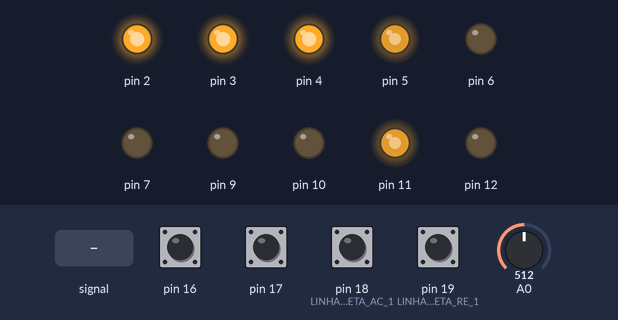
Bench run of a sketch on a simulated Arduino Uno, built with avr-gcc and run on an emulated ATmega328P. Parts: output pins drawn as LEDs (lit = HIGH). Dashed ring = blinking. The test bench sets the inputs (shaded band); at power-on: pin 16, pin 17, pin 18 (LINHA_RETA_AC_1), pin 19 (LINHA_RETA_RE_1) HIGH, A0 = 512.

Above: at 0.8 s.
0.9 s: A0 fed a 200 Hz sine of ±255 counts around its level
At 2.3 s:
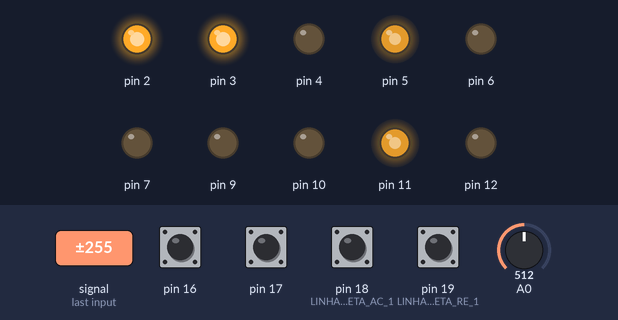
3.9 s: A0 set to 716
At 4.4 s:
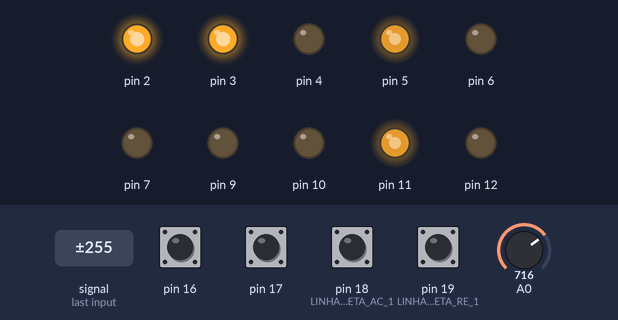
6.9 s: pin 18 (LINHA_RETA_AC_1) pulled LOW for 0.15 s
At 9.7 s:
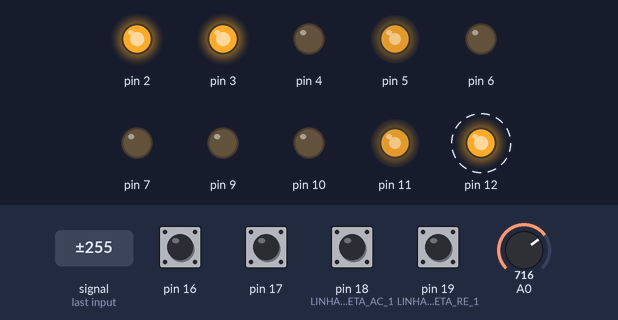
10.0 s: pin 19 (LINHA_RETA_RE_1) pulled LOW for 0.15 s
At 10.07 s:
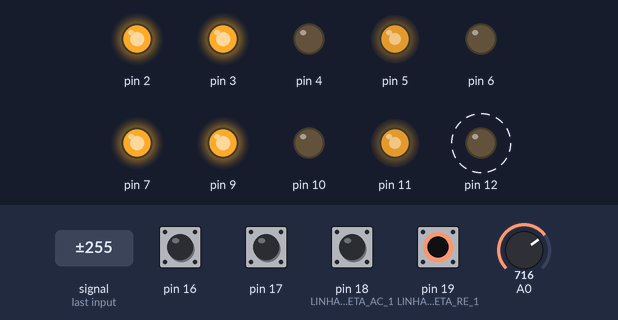
13.0 s: pin 18 (LINHA_RETA_AC_1) pulled LOW for 1 s
At 13.7 s:
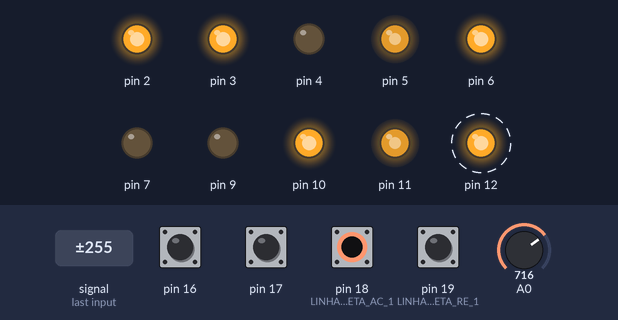
Timing chart, 0 to 17.0 s (numbered marks = the images above; inputs shaded):
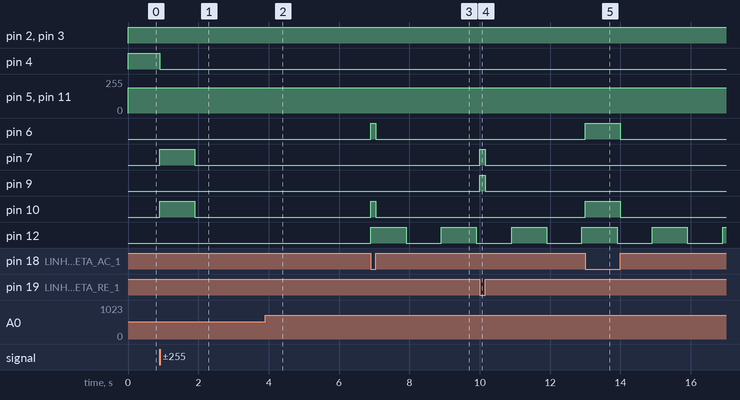

Measured:
- after the input at 0.9 s, pin 4: HIGH → LOW at once; pin 7, pin 10: LOW → HIGH at once, → LOW 1.0 s later; pin 12: stays LOW (without the input it goes to HIGH after 0.10 s)
- after the input at 3.9 s, pin 3: stays HIGH (without the input it goes to LOW after 2.0 s); pin 7, pin 10: stays LOW (without the input it goes to HIGH after 2.0 s)
- after the input at 6.9 s, pin 6, pin 10: LOW → HIGH at once, → LOW 0.15 s later
- after the input at 10.0 s, pin 7, pin 9: LOW → HIGH at once, → LOW 0.15 s later
- after the input at 13.0 s, pin 6, pin 10: LOW → HIGH at once, → LOW 1.0 s later

The sketch:

giganteMDF.ino
```cpp
/**
 * @file giganteMDF.ino
 * @brief Gigante-De-MDF Main
 * @author Gustavo Lucio | Gustavo Nusch | Lucas Faria | Rafaela Pinheiro
 * @see https://github.com/Nuschhz/Gigante-de-MDF
 * @date 23-11-2023
 */
#define F_CPU 16000000UL;/**< Definição da CPU para 16MHz.*/
#include <avr/io.h>/**< Inclusão da biblioteca avr/io.*/
#include <avr/interrupt.h>/**< Inclusão da biblioteca avr/interrupt.*/

#define _BV(n) (1<<n)/**< Macro que insere o valor em um determinado BIT.*/
#define ALTERNA_BIT(PORT,BIT) PORT ^= (1<<BIT)/**< Macro que alterna o valor em um determinado BIT entre 0 e 1.*/
#define LIMPA_BIT(PORT, BIT) PORT &= ~(1<<BIT)/**< Macro que limpa o determinado BIT.*/

#define LINHA_RETA_AC_1 (!(PINC & _BV(PC4)) && (PINC & _BV(PC2)) && (PINC & _BV(PC3)))
#define LINHA_RETA_AC_2 (!(PINC & _BV(PC4)) && !(PINC & _BV(PC2)) && !(PINC & _BV(PC3)))
#define LINHA_RETA_AC LINHA_RETA_AC_1 || LINHA_RETA_AC_2/**< Definição da condição para linha reta durante a aceleração caso dois botões, ou nenhum, estejam pressionados.*/

#define LINHA_RETA_RE_1 (!(PINC & _BV(PC5)) && (PINC & _BV(PC2)) && (PINC & _BV(PC3)))
#define LINHA_RETA_RE_2 (!(PINC & _BV(PC5)) && !(PINC & _BV(PC2)) && !(PINC & _BV(PC3)))
#define LINHA_RETA_RE LINHA_RETA_RE_1 || LINHA_RETA_RE_2/**< Definição da condição para linha reta durante a ré caso dois botões, ou nenhum, estejam pressionados.*/

uint16_t adcValue = 500;/**< Variável de comparação ADC inicializada em 500 para evitar que um dano seja tomado na primeira chamada.*/
volatile uint8_t danoRecebido;/**< Variável correspondente ao dano recebido pelo Gigante de MDF.*/
volatile uint8_t vidasTotais;/**< Váriavel responsável pelas vidas máximas do Gigante de MDF.*/
char flag;/**< Variável que controla se o Gigante está funcionando ou não.*/

/**
 *@brief Interrupção para cada comparação do Timer1.
 *
 *Esta interrupção é chamada sempre que o registrador <b> TCNT1 </b> atinge o registrador de topo <b> OCR1A </b>.
 *Caso a <b> flag </b> de funcionamento esteja ativa, o laser irá atirar de 1 em 1 segundo.
*/
ISR(TIMER1_COMPA_vect){
	if(flag == 1){
		ALTERNA_BIT(PORTB, PB4);
		TCNT1 = 0;
	}else{
		LIMPA_BIT(PORTB, PB4);
	}
}
/**
 *@brief Interrupção para cada conversão ADC.
 *
 *Esta interrupção é chamada sempre ocorre uma conversão analógica para digital.
 *Ela armazena o valor do registro <b> ADC </b> na variável <b> adcValue </b>.
*/
ISR(ADC_vect){
	adcValue = ADC;
}
/**
 *@brief Função que desativa as operações do Gigante de MDF.
 *
 *Esta função desativa o robô após ele ter sido atingido 3 vezes.
 *Desativando todas as variáveis de funcionamento.
 *@code {.C}
 * cli();//desabilita as interrupções globais.
 * adcValue = 0;//zera o valor da variável de conversão analógica.
 * PORTB |= 0;//zera todos os bits do PORTB.
 * PORTD |= 0;//zera todos os bits do PORTD.
 * flag = 0;//zera o valor da variável de funcionamento.
 *@endcode
*/
void desliga(){
	cli();
	adcValue = 0;
	PORTB |= 0;
	PORTD |= 0;
	flag = 0;
}
/**
 *@brief Função que realiza o giro de 180° do Gigante de MDF.
 *
 *Esta Função ativa os BITS para sentido anti-horário dos motores.
 *Também espera o tempo de 5 segundos alterando o modo de funcionamento do <b> Timer1 </b>.
 * @code {.C}
 * TCCR1A = 0;//define o Timer1 para modo de operação normal.
 * TCNT1 = 0;//zera o registro contador.
 * while(TCNT1 <= 15625);//delay de 1 segundo
 * //...
 * TCNT1 = 0;//zera o registro contador.
 * while(TCNT1 <= 62500);//delay de 4 segundos
 * //...
 * @endcode
*/
void giro(){
	PORTB &= ~0x02;
	PORTD &= ~0x40;
  PORTB |= _BV(PB2);
	PORTD |= _BV(PD7);
	TCCR1A = 0;
	TCNT1 = 0;
	while(TCNT1 <= 15625);
  LIMPA_BIT(PORTB, PB2);
  LIMPA_BIT(PORTD, PD7);
  TCNT1 = 0;
	while(TCNT1 <= 62500);
	piscaLaser();
	sei();
}
/**
 *@brief Função que administra o dano recebido pelo Gigante de MDF.
 *
 *Esta Função contabiliza os danos recebidos pelo Gigante.
 *Para cada dano recebido, é alternado o BIT dos leds de vida para que estas sejam decrementadas e o laser do Gigante é desativado.
 *Ao receber 3 danos, são executadas as funções de <b>giro</b> e <b>desliga</b>.
 *
*/
void dano(){
	flag = 0;
	danoRecebido++;
	char vidasAtuais = vidasTotais - danoRecebido;
	if(vidasAtuais >= 2){
		ALTERNA_BIT(PORTD,PD4);
		LIMPA_BIT(PORTB, PB4);
		giro();
		flag = 1;
	}else if(vidasAtuais >= 1){
		ALTERNA_BIT(PORTD,PD3);
		LIMPA_BIT(PORTB, PB4);
		giro();
		flag = 1;
	}else if(vidasAtuais >= 0){
		ALTERNA_BIT(PORTD,PD2);
		LIMPA_BIT(PORTB, PB4);
    giro();
    desliga();
	}
}
/**
 *@brief Função que faz o Gigante de MDF acelerar.
 *
 *Esta Função é responsável por acelerar os motores do Gigante.
 *Cada <b>while()</b> faz com que o robô tome certa direção.
 *
 * @code {.C}
 * while(!(PINC & _BV(PC2))){
 * //curva para esquerda
 * }
 * while(!(PINC & _BV(PC3))){
 * //curva para direita
 * }
 * while(LINHA_RETA_AC){
 * //segue em linha reta para frente
 * }
 * @endcode
*/
void acelera(){
	while(!(PINC & _BV(PC2))){
		leituraADC();
		PORTD |= _BV(PD6);
	}
	while(!(PINC & _BV(PC3))){
		leituraADC();
    PORTB |= _BV(PB2);
	}
	while(LINHA_RETA_AC){
		leituraADC();
		PORTB |= _BV(PB2);
		PORTD |= _BV(PD6);
	}
  LIMPA_BIT(PORTB, PB1);
  LIMPA_BIT(PORTB, PB2);
  LIMPA_BIT(PORTD, PD6);
  LIMPA_BIT(PORTD, PD7);
}
/**
 *@brief Função que faz o Gigante de MDF dar ré.
 *
 *Esta Função é responsável por acelerar os motores do Gigante.
 *Cada <b>while()</b> faz com que o robô tome certa direção.
 *
 * @code {.C}
 * while(!(PINC & _BV(PC2))){
 * //curva para esquerda
 * }
 * while(!(PINC & _BV(PC3))){
 * //curva para direita
 * }
 * while(LINHA_RETA_RE){
 * //segue em linha reta para trás
 * }
 * @endcode
*/
void re(){
	while(!(PINC & _BV(PC2))){
		leituraADC();
    PORTD |= _BV(PD7);
	}
	while(!(PINC & _BV(PC3))){
		leituraADC();
    PORTB |= _BV(PB1);
	}
	while(LINHA_RETA_RE){
		leituraADC();
		PORTB |= _BV(PB1);
		PORTD |= _BV(PD7);
	}
  LIMPA_BIT(PORTB, PB1);
  LIMPA_BIT(PORTB, PB2);
  LIMPA_BIT(PORTD, PD6);
  LIMPA_BIT(PORTD, PD7);
}
/**
 *@brief Função que inicia o laser do Gigante de MDF.
 *
 *Esta Função configura a utilização do <b>Timer1</b> para operação do laser atirador.
 *
*/
void piscaLaser(){
	TCCR1A = 0;
	TCCR1A |= _BV(WGM12);
	TCCR1B = 0;
	TCCR1B |= _BV(CS10) | _BV(CS12);
	TIMSK1 = 0;
	TIMSK1 |= _BV(OCIE1A);
	OCR1A = 15625;
	TCNT1 = 0;
}
/**
 *@brief Função que inicializa o ADC.
 *
 *Esta Função inicializa o conversor analógico digital para o LDR na porta A0.
 *
*/
void inicializaAnalog(){
	ADMUX = 0;
	ADMUX |= _BV(REFS0);
	ADMUX |= (0<<MUX0) | (0<<MUX1) | (0<<MUX2) | (0<<MUX3);
	ADCSRA = 0;
	ADCSRA |= _BV(ADEN) | _BV(ADPS2) | _BV(ADPS0) | _BV(ADIE);
}
/**
 *@brief Função que inicializa os leds representativos de vida do Gigante.
 *
 *Esta Função atribui as variáveis <b>vidasTotais</b> e <b>danoRecebido</b> seus respectivos valores iniciais.
 *Por fim, acende os leds de vida.
 *
 * @code {.C}
 * vidasTotais = 3;
 * danoRecebido = 0;
 * //...
 * @endcode
*/
void inicializaVidas(){
	vidasTotais = 3;
	danoRecebido = 0;
	PORTD |= _BV(PD2) | _BV(PD3) | _BV(PD4);
}
/**
 *@brief Função que habilita o motor esquerdo do Gigante.
 *
 *Esta Função configura o <b>Timer0</b> para o modo PWM para 75%.
 *
*/
void enableA_PWM(){
	OCR0B = 191;
	TCCR0A = 0;
	TCCR0A |= _BV(COM0B1) | _BV(WGM01)| _BV(WGM00);
	TCCR0B = 0;
	TCCR0B |= _BV(CS00);
}
/**
 *@brief Função que habilita o motor direito do Gigante.
 *
 *Esta Função configura o <b>Timer2</b> para o modo PWM para 75%.
 *
*/
void enableB_PWM(){
	OCR2A = 191;
	TCCR2A = 0;
	TCCR2A |= _BV(COM2A1) | _BV(WGM21)| _BV(WGM20);
	TCCR2B = 0;
	TCCR2B |= _BV(CS20);
}
/**
 *@brief Função que realiza a leitura do valor de entrada recebido pelo LDR.
 *
 *Esta Função ativa o BIT de conversão no registrador <b>ADCSRA<b/> e espera a conversão finalizar dentro de um <b>while()</b>.
 *A condição do bloco <b>if()</b> verifica se o robô foi atingido pelo laser adversário.
 *
 * @code {.C}
 * ADCSRA |= _BV(ADSC);//inicializa a conversão AD.
 * while((ADCSRA & _BV(ADIF)));//espera o fim da conversão.
 * //...
 * @endcode
*/
void leituraADC(){
	ADCSRA |= _BV(ADSC);
	while((ADCSRA & _BV(ADIF)));
	ADCSRA |= _BV(ADIF);
	if(adcValue <= 400){
		dano();
    adcValue = 500;
	}
}
/**
 *@brief Setup e loop do Gigante de MDF.
*/
int main(void){
	DDRB |= _BV(PB4);
	DDRB |= _BV(PB1) | _BV(PB2) | _BV(PB3);
	DDRD |= _BV(PD5) | _BV(PD6) | _BV(PD7);
	DDRD |= _BV(PD2) | _BV(PD3) | _BV(PD4);
	DDRC = 0x00;
  DDRC |= _BV(PC6);
	PORTC |= _BV(PC2) | _BV(PC3)| _BV(PC4) | _BV(PC5);
	flag = 1;

	piscaLaser();
	inicializaVidas();
	inicializaAnalog();
	enableA_PWM();
	enableB_PWM();

	sei();

	while(1){
		while(flag == 1){
			leituraADC();
			if(!(PINC & _BV(PC4))){
				acelera();
			}
			else if(!(PINC & _BV(PC5))){
				re();
			}
		}
	}
}
```
